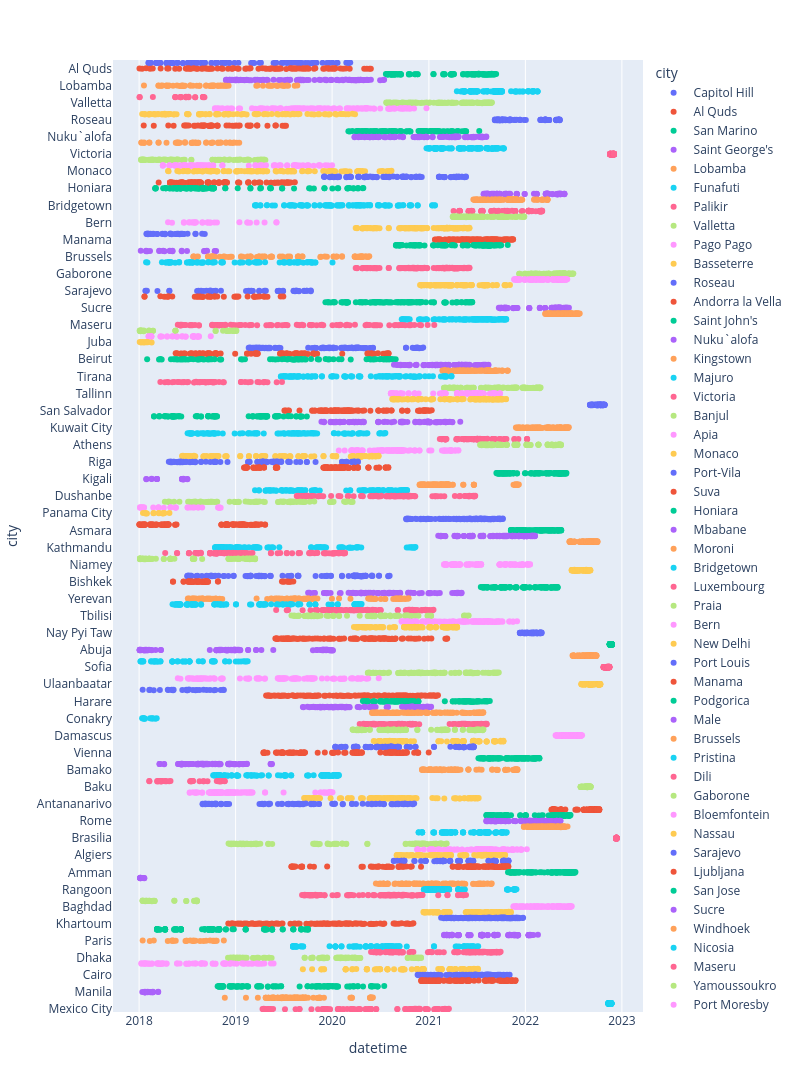

The notebook cell this image was saved under:
### Code cell
import plotly.express as px
fig = px.strip(data_plot, x="datetime", y="city", orientation="h", color="city",
                 width=800, height=3900)
fig.show()
